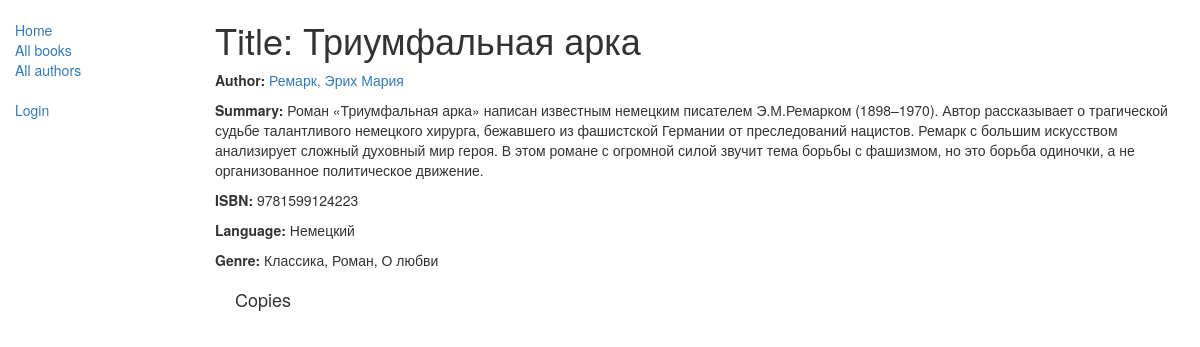
The page /catalog/book/2 on the database as committed earlier.
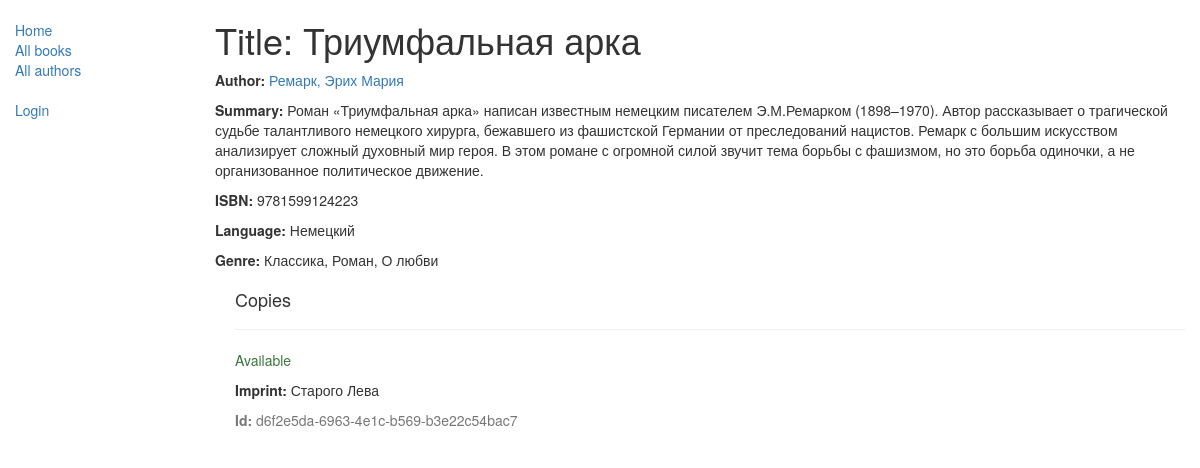
The same page on the database as committed later.
### catalog/models.py (models this page shows, shortened)
class Genre(models.Model):
    name = models.CharField(max_length=200, help_text="Enter a book genre (e.g. Science Fiction, French Poetry etc.)")
    def __str__(self):
        return self.name

class BookInstance(models.Model):
    id = models.UUIDField(primary_key=True, default=uuid.uuid4,
                          help_text="Unique ID for this particular book across whole library")
    book = models.ForeignKey('Book', on_delete=models.SET_NULL, null=True)
    imprint = models.CharField(max_length=200)
    due_back = models.DateField(null=True, blank=True)
    borrower = models.ForeignKey(User, on_delete=models.SET_NULL, null=True, blank=True)
    LOAN_STATUS = (
        ('d', 'Maintenance'),
        ('o', 'On loan'),
        ('a', 'Available'),
        ('r', 'Reserved'),
    )
    status = models.CharField(max_length=1, choices=LOAN_STATUS, blank=True, default='d', help_text='Book availability')
    class Meta:
        ordering = ["due_back"]
        permissions = (("can_mark_returned", "Set book as returned"),)

### catalog/views.py (the view)
# urls.py: path('book/<int:pk>', views.BookDetailView.as_view(), name='book-detail'),
class BookDetailView(generic.DetailView):
    model = Book
    paginate_by = 4

### catalog/models.py (called while the page is built)
    def __str__(self):
        return self.name

    def __str__(self):
        return '{0}, {1}'.format(self.last_name, self.first_name)

### catalog/templates/catalog/book_detail.html (shortened to what this page needs)
{% extends "base_generic.html" %}
{% block content %}
  <h1>Title: {{ book.title }}</h1>
  <p><strong>Author:</strong> <a href="{% url 'author-detail' book.author.pk %}">{{ book.author }}</a></p>
  <p><strong>Summary:</strong> {{ book.summary }}</p>
  <p><strong>ISBN:</strong> {{ book.isbn }}</p>
  <p><strong>Language:</strong> {{ book.language }}</p>
  <p><strong>Genre:</strong> {% for genre in book.genre.all %} {{ genre }}{% if not forloop.last %}, {% endif %}{% endfor %}</p>
  <div style="margin-left:20px;margin-top:20px">
    <h4>Copies</h4>
    {% for copy in book.bookinstance_set.all %}
    <hr>
    <p class="{% if copy.status == 'a' %}text-success{% elif copy.status == 'd' %}text-danger{% else %}text-warning{% endif %}">{{ copy.get_status_display }}</p>
    <p><strong>Imprint:</strong> {{copy.imprint}}</p>
    <p class="text-muted"><strong>Id:</strong> {{copy.id}}</p>
    {% endfor %}
  </div>
{% endblock %}

Rows that differ between the two databases and show on the page:
added BookInstance: status "Available", imprint "Старого Лева", id "d6f2e5da-6963-4e1c-b569-b3e22c54bac7"
